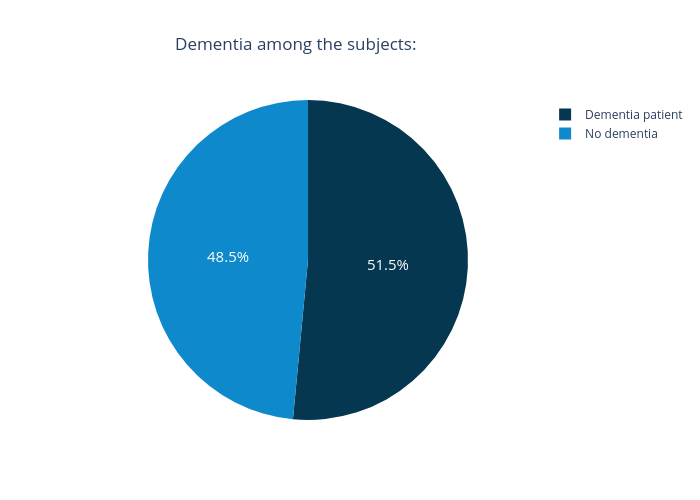

The cell this chart's notebook holds for it:
### Markdown cell above
<div dir='rtl'>
ראשית בדקנו את את התפלגות החולים בקרב הנבדקים:

### Code cell
dementia_counts = dmn_df['Dementia'].value_counts()
legend_labels = {1: 'Dementia patient', 0: 'No dementia'}
fig = go.Figure(data=[go.Pie(labels=list(legend_labels.values()), marker_colors=['063751', '0E89CB'], values=dementia_counts, textfont_size=15)])
fig.update_layout(width=700, height=500, title='Dementia among the subjects:', title_x=0.25)
fig.show()

### Figure 1 — Plotly figure (JSON) as saved in the notebook; plotly's stock layout.template omitted (floating-point values rounded to 4 significant figures)
{"data": [{"labels": ["Dementia patient", "No dementia"], "marker": {"colors": ["063751", "0E89CB"]}, "textfont": {"size": 15}, "type": "pie", "values": [515, 485]}], "layout": {"height": 500, "title": {"text": "Dementia among the subjects:", "x": 0.25}, "width": 700}}
